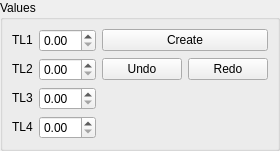
<ui version="4.0" >
 <class>EntityGUI_4Spin_QTD</class>
 <widget class="QWidget" name="EntityGUI_4Spin_QTD" >
  <property name="geometry" >
   <rect>
    <x>0</x>
    <y>0</y>
    <width>264</width>
    <height>140</height>
   </rect>
  </property>
  <property name="windowTitle" >
   <string>EntityGUI_4Spin_QTD</string>
  </property>
  <layout class="QGridLayout" >
   <property name="margin" >
    <number>0</number>
   </property>
   <property name="spacing" >
    <number>0</number>
   </property>
   <item row="0" column="0" >
    <widget class="QGroupBox" name="GroupBox1" >
     <property name="title" >
      <string>Values</string>
     </property>
     <layout class="QGridLayout" >
      <property name="margin" >
       <number>9</number>
      </property>
      <property name="spacing" >
       <number>6</number>
      </property>
      <item row="2" column="1" >
       <widget class="SalomeApp_DoubleSpinBox" name="SpinBox_DZ" />
      </item>
      <item row="3" column="1" >
       <widget class="SalomeApp_DoubleSpinBox" name="SpinBox_DS" />
      </item>
      <item row="1" column="1" >
       <widget class="SalomeApp_DoubleSpinBox" name="SpinBox_DY" />
      </item>
      <item row="0" column="1" >
       <widget class="SalomeApp_DoubleSpinBox" name="SpinBox_DX" />
      </item>
      <item row="1" column="2" >
       <layout class="QGridLayout" >
        <property name="margin" >
         <number>0</number>
        </property>
        <property name="spacing" >
         <number>6</number>
        </property>
        <item row="0" column="1" >
         <widget class="QPushButton" name="buttonRedo" >
          <property name="text" >
           <string>Redo</string>
          </property>
         </widget>
        </item>
        <item row="0" column="0" >
         <widget class="QPushButton" name="buttonUndo" >
          <property name="text" >
           <string>Undo</string>
          </property>
         </widget>
        </item>
       </layout>
      </item>
      <item row="0" column="2" >
       <widget class="QPushButton" name="buttonApply" >
        <property name="text" >
         <string>Create</string>
        </property>
       </widget>
      </item>
      <item row="0" column="0" >
       <widget class="QLabel" name="TextLabel1" >
        <property name="sizePolicy" >
         <sizepolicy>
          <hsizetype>0</hsizetype>
          <vsizetype>0</vsizetype>
          <horstretch>0</horstretch>
          <verstretch>0</verstretch>
         </sizepolicy>
        </property>
        <property name="text" >
         <string>TL1</string>
        </property>
        <property name="wordWrap" >
         <bool>false</bool>
        </property>
       </widget>
      </item>
      <item row="3" column="0" >
       <widget class="QLabel" name="TextLabel4" >
        <property name="sizePolicy" >
         <sizepolicy>
          <hsizetype>0</hsizetype>
          <vsizetype>0</vsizetype>
          <horstretch>0</horstretch>
          <verstretch>0</verstretch>
         </sizepolicy>
        </property>
        <property name="text" >
         <string>TL4</string>
        </property>
        <property name="wordWrap" >
         <bool>false</bool>
        </property>
       </widget>
      </item>
      <item row="1" column="0" >
       <widget class="QLabel" name="TextLabel2" >
        <property name="sizePolicy" >
         <sizepolicy>
          <hsizetype>0</hsizetype>
          <vsizetype>0</vsizetype>
          <horstretch>0</horstretch>
          <verstretch>0</verstretch>
         </sizepolicy>
        </property>
        <property name="text" >
         <string>TL2</string>
        </property>
        <property name="wordWrap" >
         <bool>false</bool>
        </property>
       </widget>
      </item>
      <item row="2" column="0" >
       <widget class="QLabel" name="TextLabel3" >
        <property name="sizePolicy" >
         <sizepolicy>
          <hsizetype>0</hsizetype>
          <vsizetype>0</vsizetype>
          <horstretch>0</horstretch>
          <verstretch>0</verstretch>
         </sizepolicy>
        </property>
        <property name="text" >
         <string>TL3</string>
        </property>
        <property name="wordWrap" >
         <bool>false</bool>
        </property>
       </widget>
      </item>
     </layout>
    </widget>
   </item>
  </layout>
 </widget>
 <layoutdefault spacing="6" margin="11" />
 <pixmapfunction>qPixmapFromMimeSource</pixmapfunction>
 <customwidgets>
  <customwidget>
   <class>SalomeApp_DoubleSpinBox</class>
   <extends>QDoubleSpinBox</extends>
   <header location="global" >gui/SalomeApp_DoubleSpinBox.h</header>
  </customwidget>
 </customwidgets>
 <tabstops>
  <tabstop>SpinBox_DX</tabstop>
  <tabstop>SpinBox_DY</tabstop>
  <tabstop>SpinBox_DZ</tabstop>
  <tabstop>SpinBox_DS</tabstop>
  <tabstop>buttonApply</tabstop>
  <tabstop>buttonUndo</tabstop>
  <tabstop>buttonRedo</tabstop>
 </tabstops>
 <resources/>
 <connections/>
</ui>
